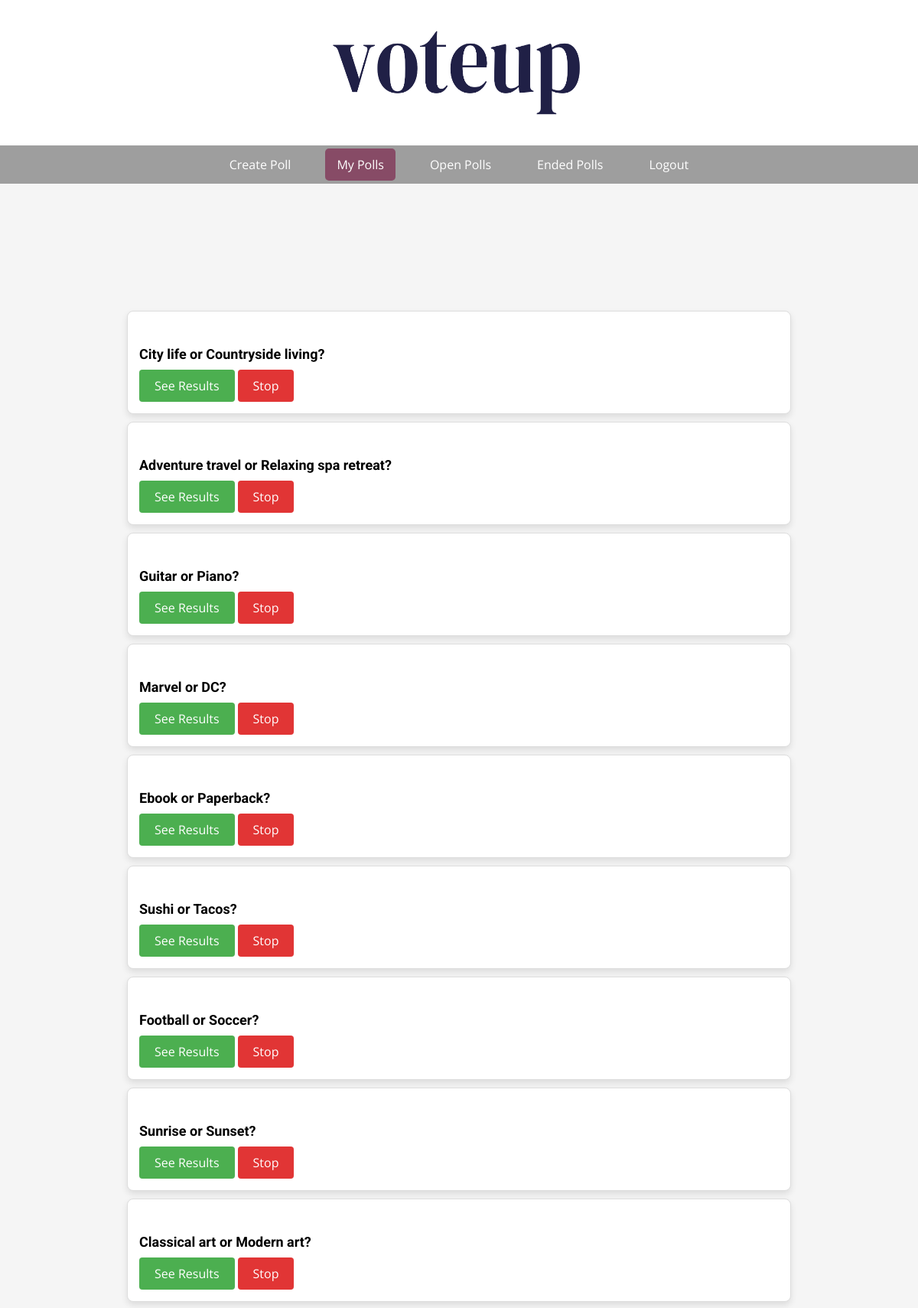
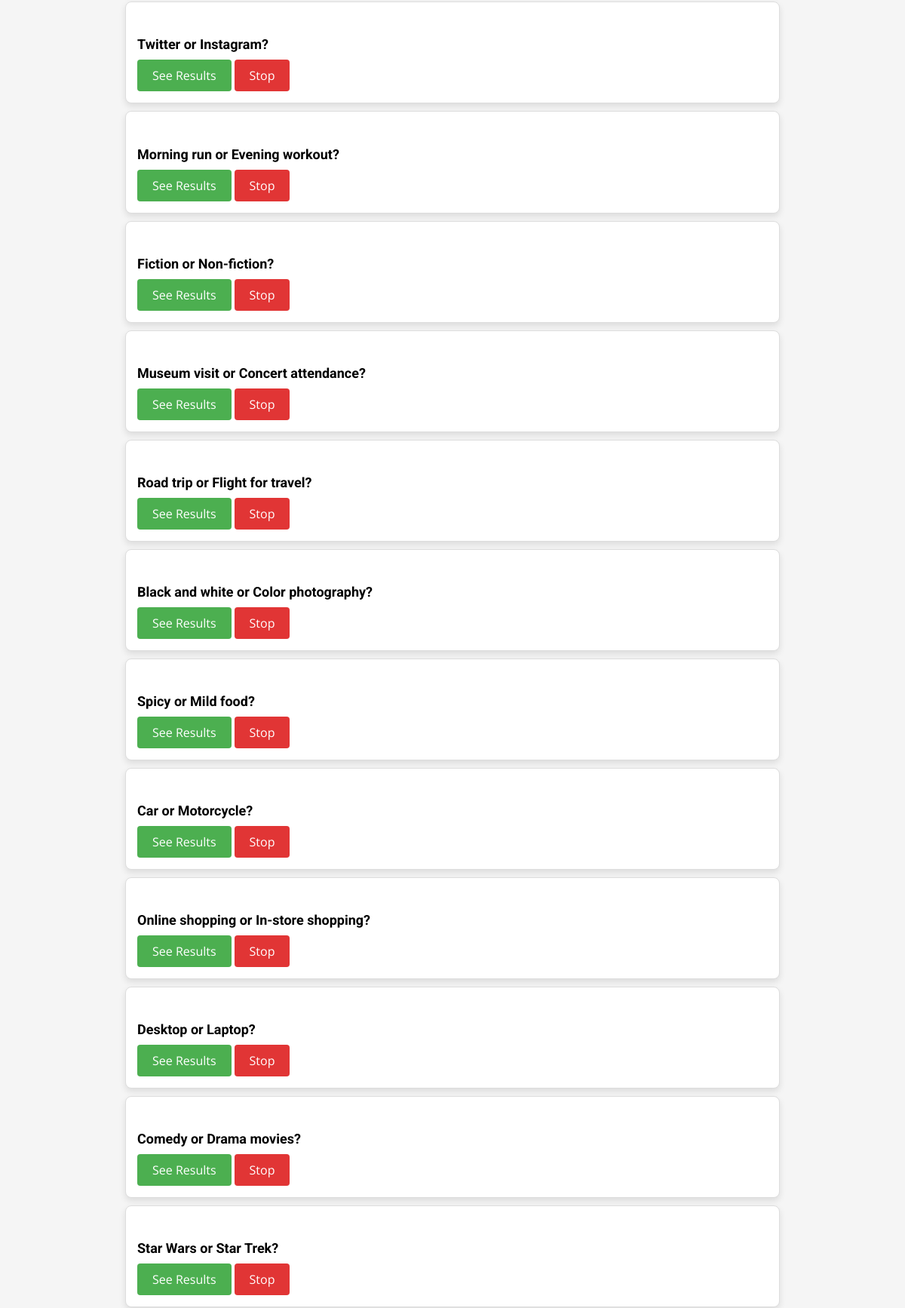
/mypolls.php (signed in, upper part), run on the app's committed database (2 pictures, top to bottom).
### tables this page shows
CREATE TABLE `poll` (
  `poll_id` int(11) NOT NULL,
  `creator_id` int(11) DEFAULT NULL,
  `question` varchar(255) DEFAULT NULL,
  `options` varchar(255) DEFAULT NULL,
  `end_date` datetime DEFAULT NULL,
  `s_date` timestamp NOT NULL DEFAULT current_timestamp() ON UPDATE current_timestamp(),
  `status` tinyint(1) NOT NULL
);

### mypolls.php (the view, shortened to what this page needs)
<?php
include("header.php");
?>
<!DOCTYPE html>
<html lang="en">
<head>
    <link rel="stylesheet" href="style/createpoll.css">
</head>
<body>
    <main>
        <?php
        require("connection.php");
        $uid = $_SESSION['id'];
        $stmt = $db->prepare('SELECT question,poll_id FROM poll WHERE creator_id = :id AND status = 0');
        $stmt->bindParam(':id', $uid);
        $stmt->execute();
        $polls = $stmt->fetchAll(PDO::FETCH_ASSOC);
        if ($polls) {
            foreach ($polls as $poll) {
                ?>
                <div class="card">
                    <div class="card-body">
                        <div class="card-content">
                            <h5 class="card-title"><?php echo $poll['question']; ?></h5>
                            <div class="card-buttons">
                                <a href="results.php?poll_id=<?php echo $poll['poll_id'];?>"><button class="result-button">See Results</button></a>
                                <button class="stop-button"><a href="stoppolls.php?poll_id=<?php echo $poll['poll_id'];?>">Stop</a></button></a>
                            </div>
                        </div>
                    </div>
                </div>
                <?php
            }
        } else {
            echo '<p>No polls found.</p>';
        }
        ?>
    </main>
    <?php include("footer.php"); ?>
</body>
</html>

### style/mainstyle.css (style rules this page uses)
body { margin: 0; padding: 0; }
main { background-color: #F5F5F5; min-height: 500px; padding: 13%; }

### style/createpoll.css (style rules this page uses)
body { font-family: 'Roboto', sans-serif; margin: 0; padding: 0; display: flex; align-items: center; justify-content: center; min-height: 100vh; }

### mypolls.php (style rules this page uses)
.card { border: 1px solid #ddd; border-radius: 8px; margin: 10px; padding: 15px; background-color: #fff; box-shadow: 0 4px 8px rgba(0, 0, 0, 0.1); transition: box-shadow 0.3s ease; }
.card-title { font-size: 18px; margin-bottom: 10px; }
.result-button { background-color: #4CAF50; color: white; padding: 10px 20px; text-align: center; text-decoration: none; display: inline-block; font-size: 16px; border: none; border-radius: 4px; cursor: pointer; font-family: 'Open Sans', sans-serif; }
.stop-button { background-color: #E13535; color: white; padding: 10px 20px; text-align: center; text-decoration: none; display: inline-block; font-size: 16px; border: none; border-radius: 4px; cursor: pointer; font-family: 'Open Sans', sans-serif; text-decoration: none; }
a { text-decoration: none; color: inherit; }

### data on the page
poll: question "City life or Countryside living?"
poll: question "Adventure travel or Relaxing spa retreat?"
poll: question "Guitar or Piano?"
poll: question "Marvel or DC?"
poll: question "Ebook or Paperback?"
poll: question "Sushi or Tacos?"
poll: question "Football or Soccer?"
poll: question "Sunrise or Sunset?"
poll: question "Classical art or Modern art?"
poll: question "Twitter or Instagram?"
poll: question "Morning run or Evening workout?"
poll: question "Fiction or Non-fiction?"
poll: question "Museum visit or Concert attendance?"
poll: question "Road trip or Flight for travel?"
poll: question "Black and white or Color photography?"
poll: question "Spicy or Mild food?"
poll: question "Car or Motorcycle?"
poll: question "Online shopping or In-store shopping?"
poll: question "Desktop or Laptop?"
poll: question "Comedy or Drama movies?"
poll: question "Star Wars or Star Trek?"
